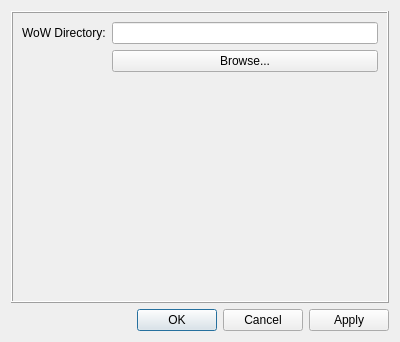
<?xml version="1.0" encoding="UTF-8"?>
<ui version="4.0">
 <class>Settings</class>
 <widget class="QWidget" name="Settings">
  <property name="geometry">
   <rect>
    <x>0</x>
    <y>0</y>
    <width>400</width>
    <height>342</height>
   </rect>
  </property>
  <property name="minimumSize">
   <size>
    <width>0</width>
    <height>0</height>
   </size>
  </property>
  <property name="windowTitle">
   <string>Settings</string>
  </property>
  <property name="windowIcon">
   <iconset resource="../qrc/icons.qrc">
    <normaloff>:/app/icon.ico</normaloff>:/app/icon.ico</iconset>
  </property>
  <layout class="QFormLayout" name="formLayout_2">
   <item row="0" column="0" colspan="2">
    <widget class="QFrame" name="frame">
     <property name="sizePolicy">
      <sizepolicy hsizetype="Preferred" vsizetype="Preferred">
       <horstretch>0</horstretch>
       <verstretch>1</verstretch>
      </sizepolicy>
     </property>
     <property name="minimumSize">
      <size>
       <width>0</width>
       <height>0</height>
      </size>
     </property>
     <property name="frameShape">
      <enum>QFrame::Box</enum>
     </property>
     <property name="frameShadow">
      <enum>QFrame::Raised</enum>
     </property>
     <layout class="QFormLayout" name="formLayout">
      <item row="0" column="0">
       <widget class="QLabel" name="lblWowDirectory">
        <property name="text">
         <string>WoW Directory:</string>
        </property>
       </widget>
      </item>
      <item row="0" column="1">
       <widget class="QLineEdit" name="leditWowDirectory"/>
      </item>
      <item row="1" column="1">
       <widget class="QPushButton" name="pushButton">
        <property name="text">
         <string>Browse...</string>
        </property>
       </widget>
      </item>
     </layout>
    </widget>
   </item>
   <item row="1" column="0" colspan="2">
    <layout class="QHBoxLayout" name="horizontalLayout">
     <item>
      <widget class="QDialogButtonBox" name="btnBox">
       <property name="standardButtons">
        <set>QDialogButtonBox::Cancel|QDialogButtonBox::Ok</set>
       </property>
      </widget>
     </item>
     <item>
      <widget class="QPushButton" name="btnApply">
       <property name="text">
        <string>Apply</string>
       </property>
      </widget>
     </item>
    </layout>
   </item>
  </layout>
 </widget>
 <resources>
  <include location="../qrc/icons.qrc"/>
 </resources>
 <connections/>
</ui>
